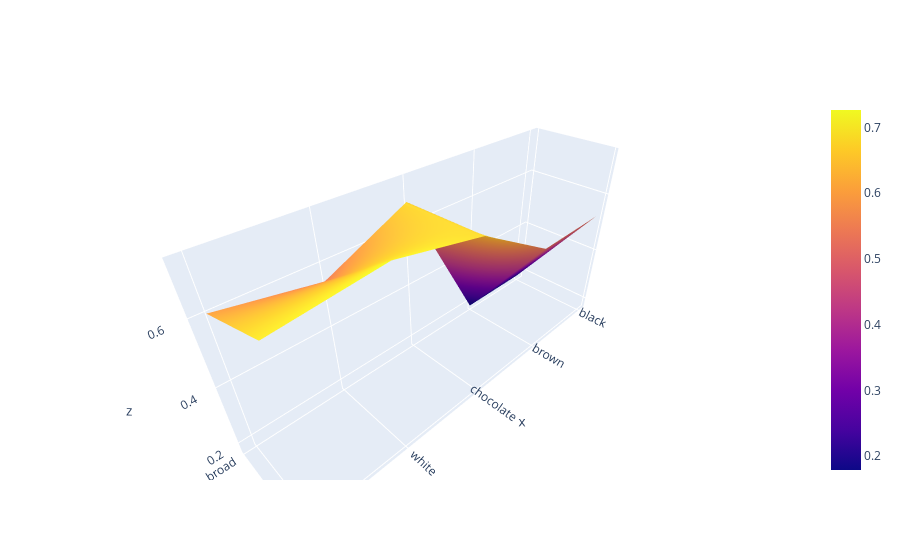

Notebook source saved alongside this figure:
### Code cell
import plotly.graph_objs as go

surface = go.Surface(
    x=pdp2.columns,
    y=pdp2.index,
    z=pdp2.values
)

fig = go.Figure(surface)
fig.show()

### Figure 1 — Plotly figure (JSON) as saved in the notebook; plotly's stock layout.template omitted (floating-point values rounded to 4 significant figures)
{"data": [{"type": "surface", "x": ["black", "brown", "chocolate", "white", "buff"], "y": ["broad", "narrow"], "z": [[0.18, 0.1788, 0.6696, 0.5468, 0.5988], [0.5324, 0.5266, 0.6731, 0.7266, 0.6969]]}], "layout": {}}
